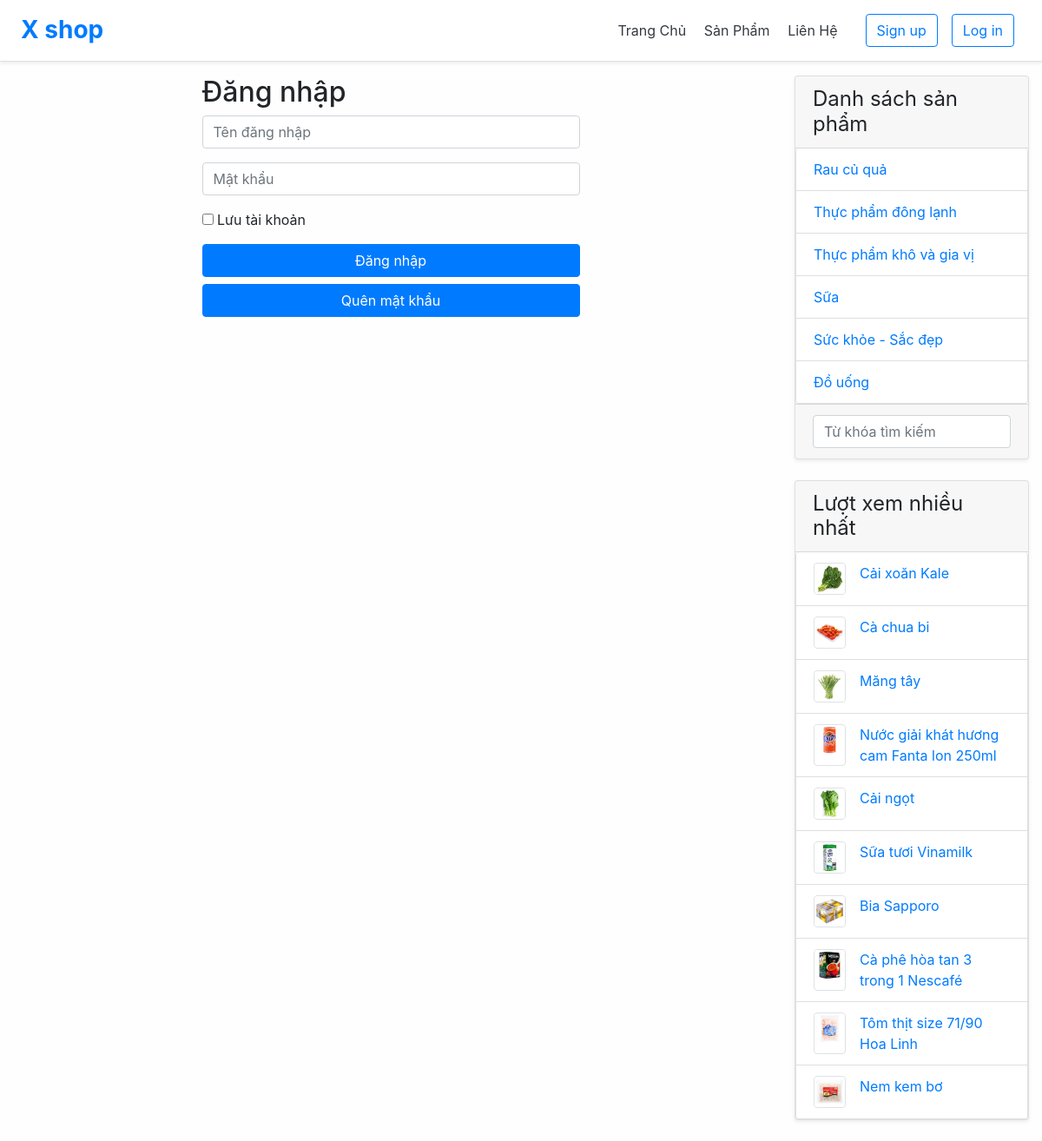
The app's page /view?logIn with its own data.
### tables this page shows
CREATE TABLE `hang_hoa` (
  `ma_hh` int(11) NOT NULL,
  `ten_hh` varchar(60) NOT NULL,
  `don_gia` float NOT NULL,
  `giam_gia` float NOT NULL,
  `hinh` varchar(50) NOT NULL,
  `ma_loai` int(11) NOT NULL,
  `so_luot_xem` int(11) NOT NULL,
  `ngay_nhap` date NOT NULL,
  `mo_ta` varchar(200) NOT NULL
);

### view/index.php (called while the page is built, shortened)
<?php
    require '../dao/functionTitle.php';
    require '../dao/functionProduct.php';
    include "layout.php";
?>

### dao/functionProduct.php (called while the page is built, shortened)
<?php
    require_once 'database.php';
    function selectTop10()
    {
        global $conn;
        $select = "SELECT * FROM hang_hoa ORDER BY so_luot_xem DESC LIMIT 10";
        return $conn->query($select);
    }

### view/top10.php (the view)
<?php
    $products = selectTop10();
?>
<div class="card mb-4 shadow-sm">
    <div class="card-header">
        <h4 class="my-0 font-weight-normal">Lượt xem nhiều nhất</h4>
    </div>
    <div class="list-group" id="displayList">
        <?php foreach($products as $product): ?>
            <div class="list-group-item d-flex">
                <div class="border rounded">
                    <img src="../img/<?=$product['hinh']?>" alt="" class="rounded" width="35px" height="35px">
                </div>
                <a href="index.php?view-product&ma_hh=<?=$product['ma_hh']?>" class="ml-3"><?=$product['ten_hh']?></a>
            </div>
        <?php endforeach ?>
    </div>
</div>

### view/layout.php (style rules this page uses)
body { background-color: #fefefe; }
.list-group-item { text-decoration: none !important; }
#displayList { min-height: 200px; }

### records on screen
hang_hoa: hinh (picture), ten_hh "Cải xoăn Kale"
hang_hoa: hinh (picture), ten_hh "Cà chua bi"
hang_hoa: hinh (picture), ten_hh "Măng tây"
hang_hoa: hinh (picture), ten_hh "Nước giải khát hương cam Fanta lon 250ml"
hang_hoa: hinh (picture), ten_hh "Cải ngọt"
hang_hoa: hinh (picture), ten_hh "Sữa tươi Vinamilk"
hang_hoa: hinh (picture), ten_hh "Bia Sapporo"
hang_hoa: hinh (picture), ten_hh "Cà phê hòa tan 3 trong 1 Nescafé"
hang_hoa: hinh (picture), ten_hh "Tôm thịt size 71/90 Hoa Linh"
hang_hoa: hinh (picture), ten_hh "Nem kem bơ"
